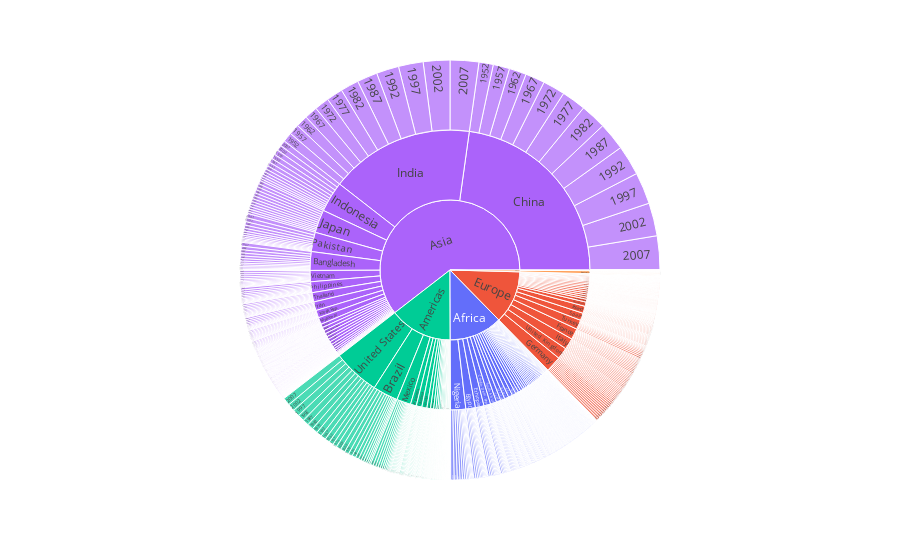

Notebook code for this chart:
### Code cell
fig = px.sunburst(df, 
                  path=['continent','country', 'year'], 
                  values='pop' , color='continent')
# how can we add more values when we hover the pointer on the plot?
# Show the plot
fig.show()

### Figure 1 — Plotly figure (JSON) as saved in the notebook; plotly's stock layout.template omitted (floating-point values rounded to 4 significant figures; data arrays with more than 128 entries replaced by an {"elided": "..."} marker saying what was removed)
{"data": [{"branchvalues": "total", "customdata": {"elided": "1851x1 str values"}, "domain": {"x": [0, 1], "y": [0, 1]}, "hovertemplate": "labels=%{label}<br>pop=%{value}<br>parent=%{parent}<br>id=%{id}<br>continent=%{customdata[0]}<extra></extra>", "ids": {"elided": "1851 str values"}, "labels": {"elided": "1851 str values"}, "marker": {"colors": {"elided": "1851 str values"}}, "name": "", "parents": {"elided": "1851 str values"}, "type": "sunburst", "values": {"elided": "1851 int values"}}], "layout": {"legend": {"tracegroupgap": 0}, "margin": {"t": 60}}}
